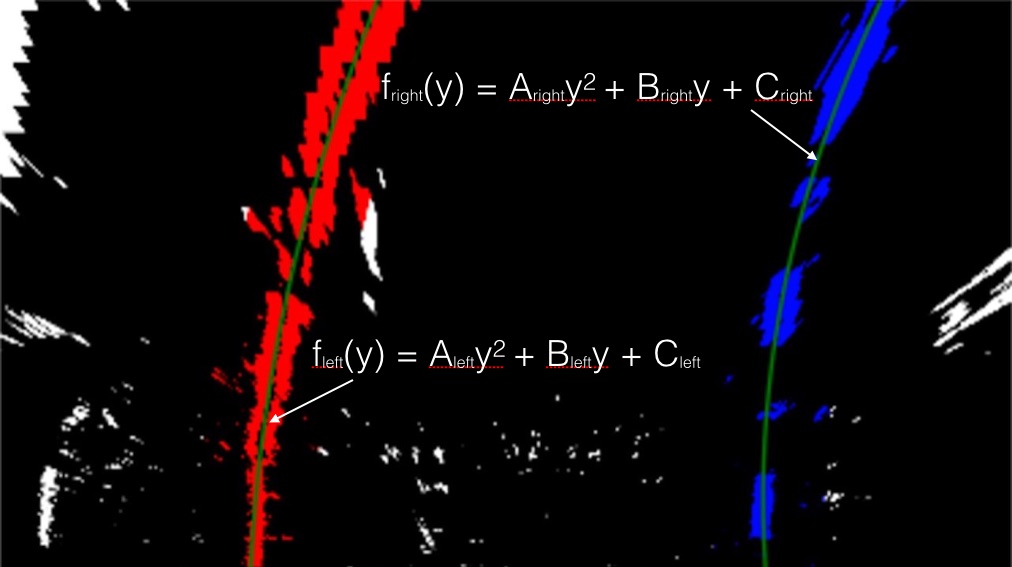
#> input picture examples/color_fit_lines.jpg, 1012 x 567 px
$ python -i video_gen.py   (imports and definitions only)   (older library calls are emulated)
#> lines starting #> are read from the running program, lines starting #| are printed output that depends on the picture; after the words box and inside, x2 and y2 are one past the last pixel; in counts of white or black regions, pixels touching at a corner belong together
from IPython.lib.display import Audio
from moviepy.editor import VideoFileClip
from IPython.display import HTML
import numpy as np
import cv2
import pickle
import glob
from tracker import tracker


# Read in the saved objpoints and imgpoints
# [1 line not run here, left out]
# [1 line that did not run here, left out]
# [1 line that did not run here, left out]

def dir_threshold(image, sobel_kernel=5, thresh=(0, np.pi/2)):
    # Calculate gradient direction
#> called with sobel_kernel = 5, thresh = (0, 1.57)
    gray = cv2.cvtColor(image, cv2.COLOR_RGB2GRAY)
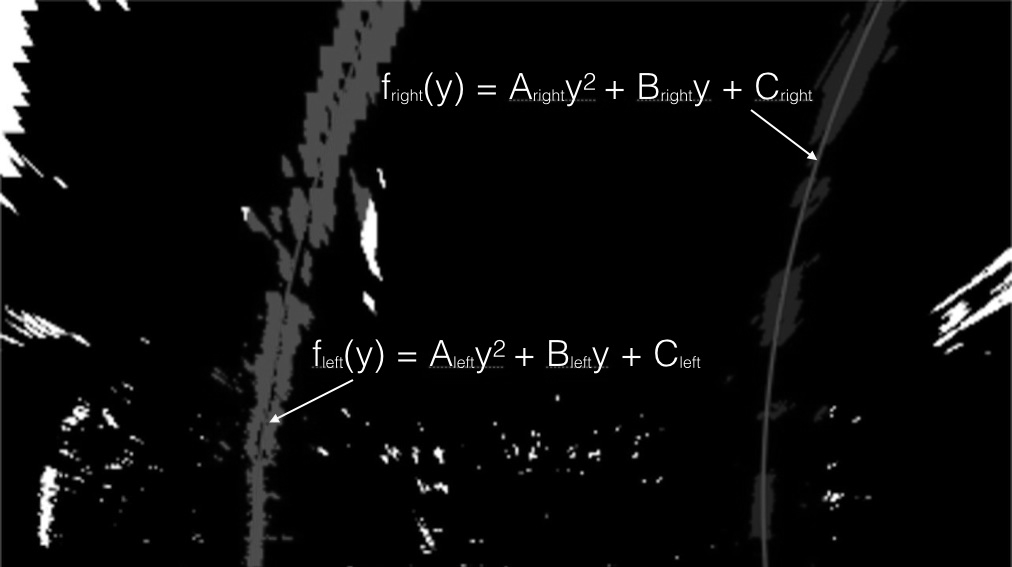
#> gray: shape (567, 1012); min 0, max 255, mean 10.8
    sobelx = cv2.Sobel(gray, cv2.CV_64F, 1, 0, ksize=sobel_kernel)
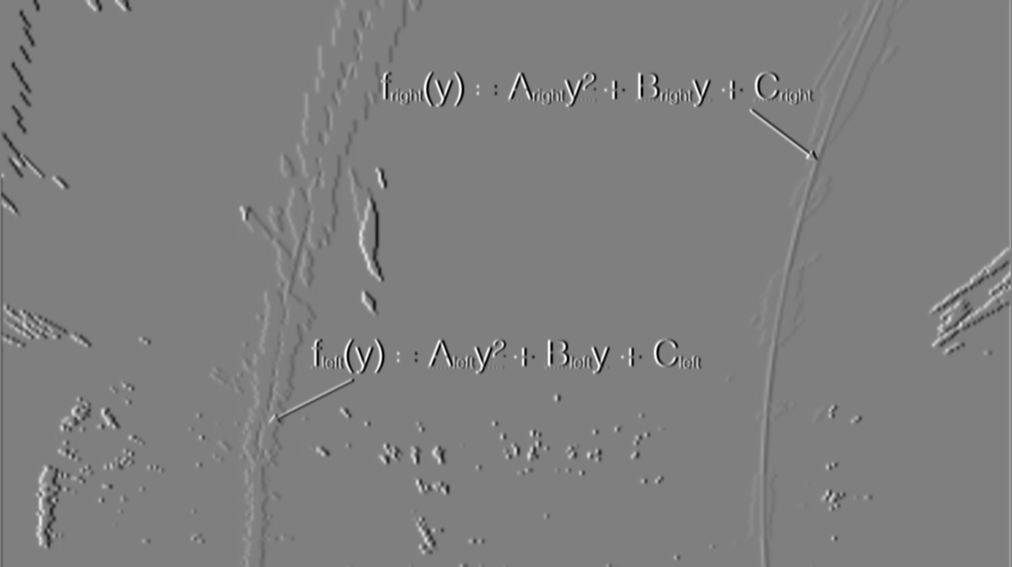
#> sobelx: shape (567, 1012) float64; min -12210, max 12178, mean -7.2; drawn with min black and max white
    sobely = cv2.Sobel(gray, cv2.CV_64F, 0, 1, ksize=sobel_kernel)
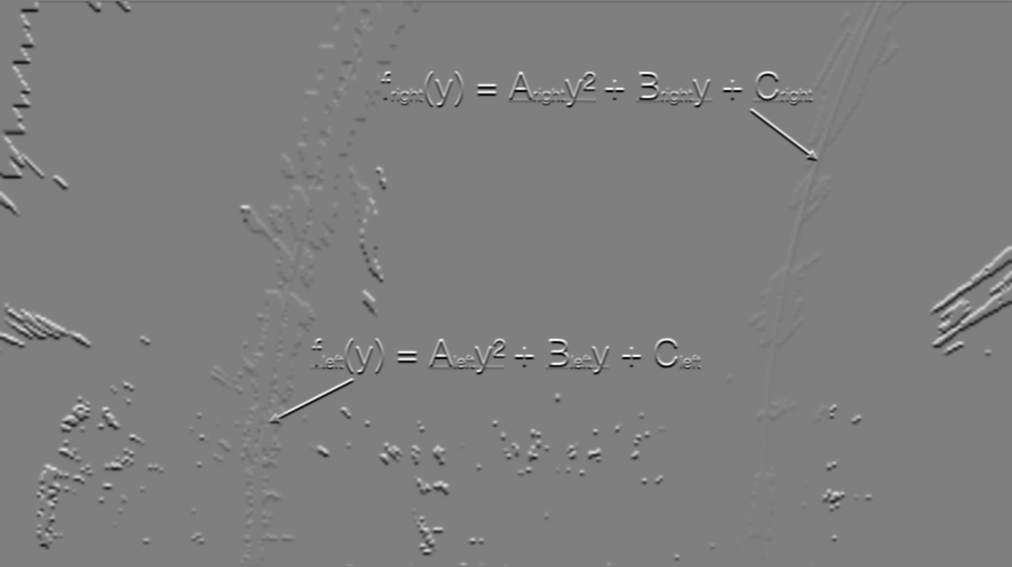
#> sobely: shape (567, 1012) float64; min -12189, max 12203, mean -8.8; drawn with min black and max white
    with np.errstate(divide='ignore', invalid='ignore'):
        absgraddir = np.absolute(np.arctan(sobely/sobelx))
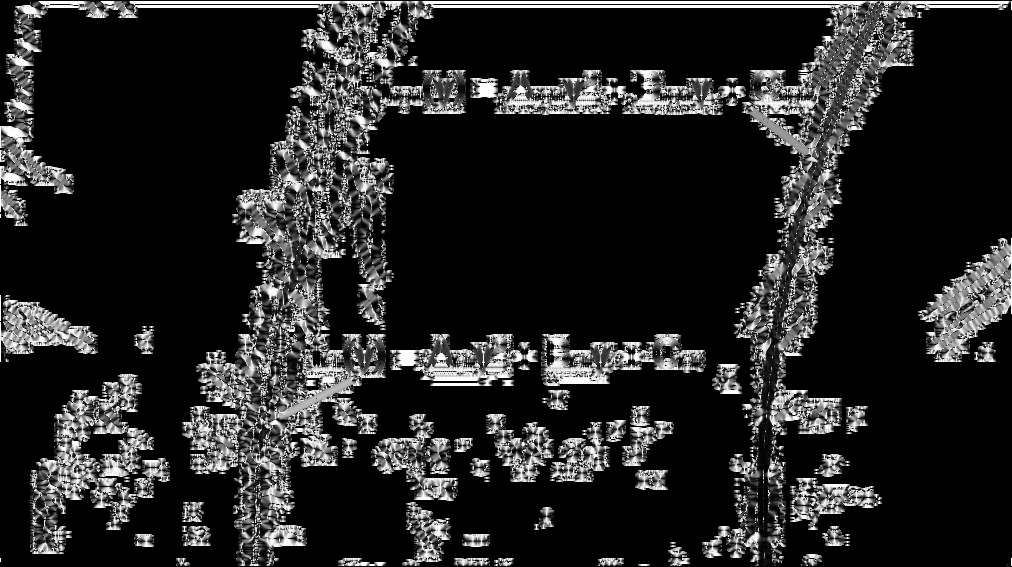
#> absgraddir: shape (567, 1012) float64; 67.91% of the values are NaN or infinite; the others: min 0, max 1.57, mean 0.717; drawn with min black, max white, NaN and infinite black
        binary_output =  np.zeros_like(absgraddir)
        # Apply threshold
        binary_output[(absgraddir >= thresh[0]) & (absgraddir <= thresh[1])] = 1
    return binary_output

# Useful functions for producing the binary pixel of interest images to feed into the LaneTracker Algorithm
# [178 lines left out: functions abs_sobel, mag_thresh, color_threshold, region_of_interest, window_mask, process_image, not called in this run]

Output_video = 'output-tracked.mp4'
Input_video = 'project_video.mp4'

# [1 line that did not run here, left out]
# [1 line that did not run here, left out]
# [1 line not run here, left out]

>>> import cv2
>>> picture = cv2.cvtColor(cv2.imread('examples/color_fit_lines.jpg'), cv2.COLOR_BGR2RGB)
>>> result = dir_threshold(picture)
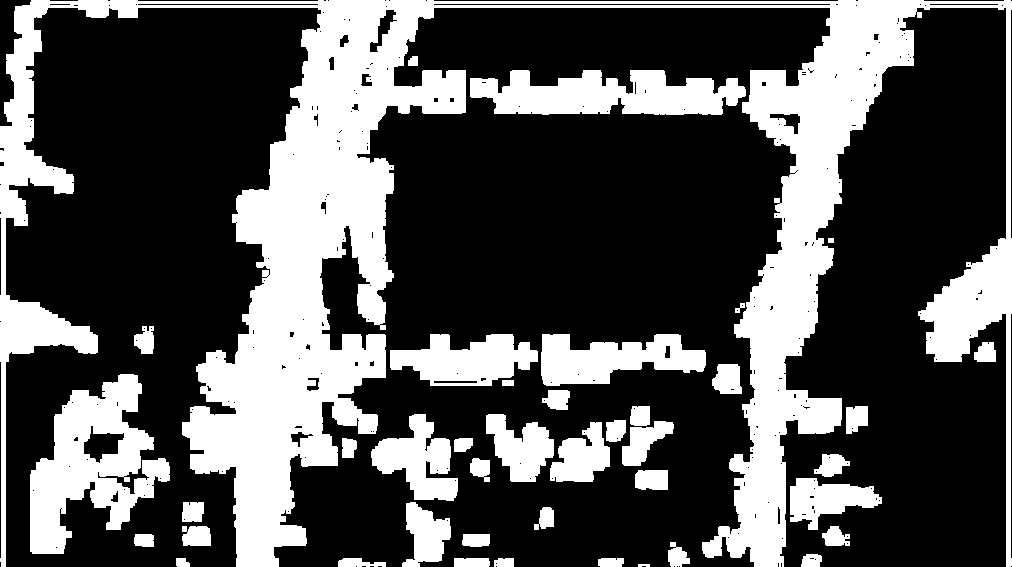
#> result: shape (567, 1012) float64; values 0 (black) and 1 (white), 32.1% white; 41 white regions, largest, box (x1, y1, x2, y2) and area: (0, 0, 1012, 567) 127877, (30, 374, 170, 554) 12565, (470, 70, 746, 115) 8804
